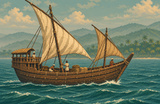
#> input picture tide-pact/art/aden-ship.jpg, 160 x 104 px
$ python make_outskirts.py ../art/aden-ship.jpg
#> lines starting #> are read from the running program, lines starting #| are printed output that depends on the picture
### tide-pact/tools/make_art.py
"""Prepare indexed illustrations and build the sailing and cannon sprite sheets."""
import argparse
import math
import struct
from pathlib import Path

from PIL import Image, ImageDraw, ImageOps

ASSETS = Path(__file__).resolve().parents[1] / "art"


def texture_bytes(image):
    rgb = image.convert("RGB").quantize(colors=255, dither=Image.Dither.NONE)
    colors = rgb.getpalette()[:768]
    colors += [0] * (768 - len(colors))
    palette = [((r >> 3) << 11) | ((g >> 2) << 5) | (b >> 3)
               for r, g, b in zip(colors[::3], colors[1::3], colors[2::3])]
    data = bytearray(rgb.tobytes())
    if "A" in image.getbands():
        for i, alpha in enumerate(image.getchannel("A").tobytes()):
            if alpha < 100:
                data[i] = 255
    return struct.pack("<HH256H", *image.size, *palette) + data


def write_texture(image, name):
    (ASSETS / (name + ".pxi")).write_bytes(texture_bytes(image))


# [130 lines left out: functions cannon_frame, sheet, build_skin, build_logo, pack_scene, pack_icons and 2 more, not called in this run]


# [2 lines that do not run on import are left out]

### tide-pact/tools/make_outskirts.py
"""Prepare the walkable Lisbon riverside backdrop."""
import argparse
from pathlib import Path

from PIL import Image, ImageOps

from make_art import ASSETS, write_texture


def main():
    parser = argparse.ArgumentParser(description=__doc__)
    parser.add_argument("scene", type=Path)
    args = parser.parse_args()
    source = Image.open(args.scene).convert("RGB")
#> source is the input picture: PIL image 160x104 RGB; mean R, G, B 115.3, 126, 103.5
    scene = ImageOps.fit(source, (288, 136), Image.Resampling.LANCZOS)
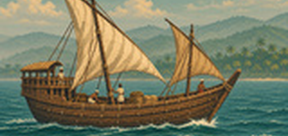
#> scene: PIL image 288x136 RGB; mean R, G, B 121.3, 124.8, 99.7
    scene.save(ASSETS / "outskirts.jpg", quality=93, optimize=True)
    write_texture(scene, "outskirts")
#> in texture_bytes, `colors = rgb.getpalette()[:768]`: colors = 765 values, max 245 at index 0, min 11 at index 714, mean 114.3
#> in texture_bytes, `colors += [0] * (768 - len(colors))`: colors = 768 values, max 245 at index 0, min 0 at index 765, mean 113.8
#> in texture_bytes, `palette = [((r >> 3) << 11) | ((g >> 2) << 5) | (b >> 3) for r, g, b i..`: palette = 256 values, max 63090 at index 0, min 0 at index 255, mean 30619.6


if __name__ == "__main__":
    main()

$ run again, on tide-pact/art/cadiz_duel.jpg
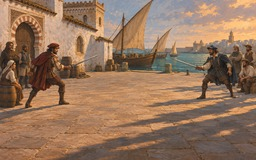
#> input picture tide-pact/art/cadiz_duel.jpg, 256 x 160 px
#> in main, source is the input picture: PIL image 256x160 RGB; mean R, G, B 148.6, 116.4, 92.1
#> in main, `scene = ImageOps.fit(source, (288, 136), Image.Resampling.LANCZOS)`:
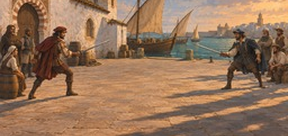
#> scene: PIL image 288x136 RGB; mean R, G, B 150.1, 116.3, 89.9
#> in texture_bytes, `colors = rgb.getpalette()[:768]`: colors = 765 values, max 252 at index 0, min 14 at index 758, mean 117.5
#> in texture_bytes, `colors += [0] * (768 - len(colors))`: colors = 768 values, max 252 at index 0, min 0 at index 765, mean 117
#> palette = 256 values, max 65072 at index 0, min 0 at index 255, mean 37828.1

$ run again, on tide-pact/art/driftwood.jpg
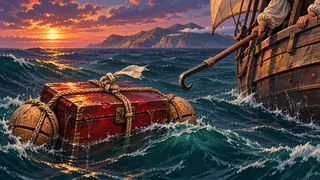
#> input picture tide-pact/art/driftwood.jpg, 320 x 180 px
#> in main, source is the input picture: PIL image 320x180 RGB; mean R, G, B 82.3, 68.6, 66.7
#> in main, `scene = ImageOps.fit(source, (288, 136), Image.Resampling.LANCZOS)`:
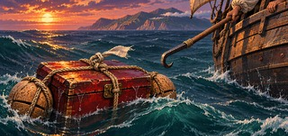
#> scene: PIL image 288x136 RGB; mean R, G, B 83.7, 68.5, 65.1
#> in texture_bytes, `colors = rgb.getpalette()[:768]`: colors = 765 values, max 245 at index 0, min 1 at index 714, mean 70.77
#> in texture_bytes, `colors += [0] * (768 - len(colors))`: colors = 768 values, max 245 at index 0, min 0 at index 765, mean 70.5
#> palette = 256 values, max 63186 at index 0, min 0 at index 254, mean 20369.1
